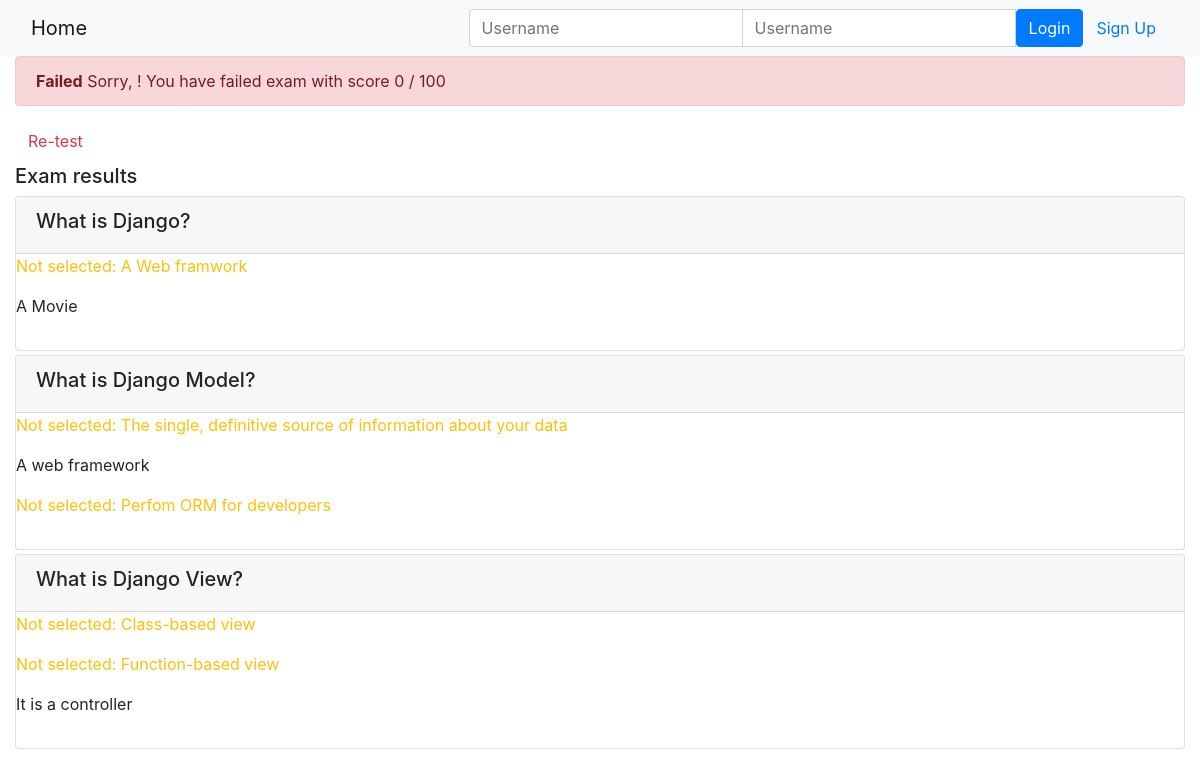
/onlinecourse/1/submission/1/result/, run on the app's committed database.
### onlinecourse/models.py (models this page shows, shortened)
class Question(models.Model):
    lesson = models.ForeignKey(Lesson, on_delete=models.CASCADE)
    question_text = models.CharField(null=False, max_length=200, default='question text')
    grade = models.IntegerField(default=2)

class Choice(models.Model):
    question = models.ForeignKey(Question, on_delete=models.CASCADE)
    choice_text = models.CharField(null=False, max_length=100, default='choice text')
    is_correct = models.BooleanField(default=False)

### onlinecourse/views.py (the view)
# urls.py: path('<int:course_id>/submission/<int:submission_id>/result/', views.show_exam_result, name='show_exam_result'),
def show_exam_result(request, course_id, submission_id):
    course = Course.objects.get(id = course_id)
    submission = Submission.objects.get(id = submission_id)
    choices = submission.choices.all()
    selected_ids = []
    grade = 0
    possible_grade = 0
    for lesson in course.lesson_set.all():
        for question in lesson.question_set.all():
            possible_grade += question.grade
            needed_right_answers = question.choice_set.filter(is_correct=True).count()
            given_right_answers = 0
            for choice in choices.filter(question_id = question.id):
                selected_ids.append(choice.id)
                if choice.is_correct:
                    given_right_answers += 1
                else:
                    given_right_answers -= 1
            if given_right_answers == needed_right_answers:
                grade += question.grade
    percentage = int(grade/possible_grade*100)
    print(selected_ids)
    context = { 'course': course,
                'selected_ids': selected_ids,
                'grade': percentage }
    return render(request, 'onlinecourse/exam_result_bootstrap.html', context)

### onlinecourse/templates/onlinecourse/exam_result_bootstrap.html (shortened to what this page needs)
<!DOCTYPE html>
<html lang="en">
<head>
    {% load static %}
    <link rel="stylesheet" href="https://maxcdn.bootstrapcdn.com/bootstrap/4.5.2/css/bootstrap.min.css">
</head>
<body>
 <nav class="navbar navbar-light bg-light">
    <div class="container-fluid">
        <div class="navbar-header">
              <a class="navbar-brand" href="{% url 'onlinecourse:index' %}">Home</a>
        </div>
        <ul class="nav navbar-nav navbar-right">
            {% if user.is_authenticated %}
            <li>
                <a class="btn btn-link" href="#">{{ user.first_name }}({{ user.username }})</a>
                <a class="btn btn-link" href="{% url 'onlinecourse:logout' %}">Logout</a>
            </li>
            {% else %}
            <li>
                <form class="form-inline" action="{% url 'onlinecourse:login' %}" method="post">
                    <div class="input-group">
                        <input type="text" class="form-control" placeholder="Username" name="username" >
                        <input type="password" class="form-control" placeholder="Username" name="psw" >
                        <button class="btn btn-primary" type="submit">Login</button>
                        <a class="btn btn-link" href="{% url 'onlinecourse:registration' %}">Sign Up</a>
                    </div>
                </form>
            </li>
            {% endif %}
        </ul>
    </div>
</nav>
<div class="container-fluid">
    {% if grade > 80 %}
    <div class="alert alert-success">
       <span class="font-weight-bold">Congratulations, {{ user.first_name }}!</span> You have passed the exam and completed with score {{grade}} / 100
    </div>
        {% else %}
        <div class="alert alert-danger">
            <span class="font-weight-bold">Failed</span> Sorry, {{ user.first_name }}! You have failed exam with score {{grade}} / 100
        </div>
        <a class="btn btn-link text-danger" href="{% url 'onlinecourse:course_details' course.id %}">Re-test</a>
        {% endif %}
        <div class="card-columns-vertical mt-1">
        <h5 class="">Exam results</h5>
            {% for lesson in course.lesson_set.all %}
                {% for question in lesson.question_set.all %}
                    <div class="card mt-1">
                        <div class="card-header"><h5>{{ question.question_text}}</h5></div>
                        <div class="form-group">
                            {% for choice in question.choice_set.all %}
                                {% if choice.id in selected_ids and choice.is_correct %}
                                    <p class='text-success'>Correct answer: {{ choice.choice_text }}</p>
                                {% elif choice.id not in selected_ids and choice.is_correct %}
                                    <p class='text-warning'>Not  selected: {{ choice.choice_text }}</p>
                                {% elif choice.id in selected_ids and not choice.is_correct %}
                                    <p class='text-danger'> Wrong selection: {{ choice.choice_text }}</p>
                                {% else %}
                                    <p> {{ choice.choice_text }}</p>
                                {% endif %}
                            {% endfor %}
                        </div>
                    </div>
                {% endfor %}
            {% endfor %}
        </div>
    </div>
</body>
</html>

### data on the page
Question: question_text "What is Django?"
Choice: choice_text "A Web framwork"
Choice: choice_text "A Movie"
Question: question_text "What is Django Model?"
Choice: choice_text "The single, definitive source of information about your data"
Choice: choice_text "A web framework"
Choice: choice_text "Perfom ORM for developers"
Question: question_text "What is Django View?"
Choice: choice_text "Class-based view"
Choice: choice_text "Function-based view"
Choice: choice_text "It is a controller"

### other printed values
{{ grade }} "0"
